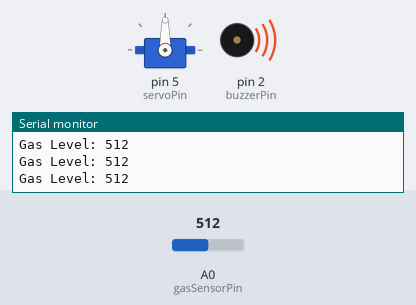
Recording of a sketch running on a simulated Arduino Uno, built with avr-gcc and run on an emulated ATmega328P. Shown: servo, buzzer (waves = sounding, pin HIGH), the last lines printed to the serial monitor. The inputs (shaded band) are chosen by the test bench; at power-on: A0 (gasSensorPin) = 512.

Above: at 1.2 s.
1.3 s: A0 (gasSensorPin) set to 47
2.8 s: A0 (gasSensorPin) set to 40
At 3.9 s:
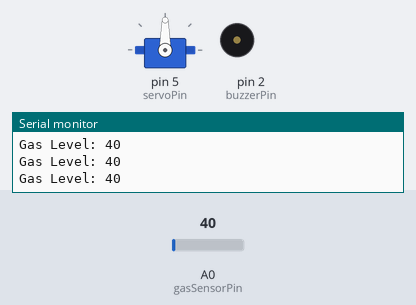
4.3 s: A0 (gasSensorPin) set to 122
At 5.3 s:
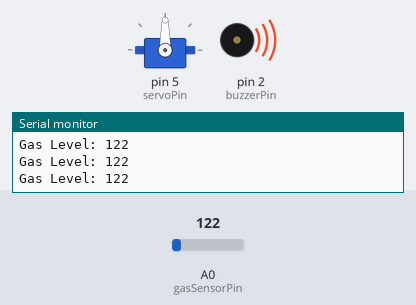
5.8 s: A0 (gasSensorPin) set to 35
At 6.6 s:
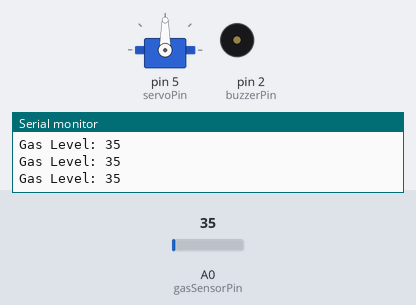
Timing chart, 0 to 8.3 s (numbered marks = the images above; inputs shaded):
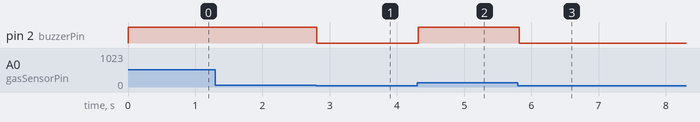

Measured:
- the behaviour switches between 45 and 44 on A0 (gasSensorPin) (found by bisection; images 0 and 1)
- after the input at 2.8 s, pin 2 (buzzerPin): HIGH → LOW at once
- after the input at 4.3 s, pin 2 (buzzerPin): LOW → HIGH at once
- after the input at 5.8 s, pin 2 (buzzerPin): HIGH → LOW at once

The sketch:

MQ_2_servo_uno.ino
```cpp
#include <Servo.h>

// Gas Sensor and Buzzer
const int gasSensorPin = A0; // Connect A0 to the analog output pin of MQ2
const int buzzerPin = 2;     // Connect the buzzer to digital pin 2
const int threshold = 45;    // Threshold value for gas level

// Servo
Servo myServo;               // Create a servo object
const int servoPin = 5;      // Servo connected to pin 5
bool servoAt90 = false;      // Track if the servo is already at 90 degrees

void setup() {
  // Setup for gas sensor and buzzer
  Serial.begin(9600);         // Start the serial monitor
  pinMode(gasSensorPin, INPUT); // Set gas sensor pin as input
  pinMode(buzzerPin, OUTPUT);   // Set buzzer pin as output

  // Setup for servo
  myServo.attach(servoPin);    // Attach servo to pin 5
  myServo.write(0);            // Set servo to its original position (0 degrees)
}

void loop() {
  int gasLevel = analogRead(gasSensorPin); // Read the analog value from the sensor

  Serial.print("Gas Level: ");
  Serial.println(gasLevel); // Display raw analog value

  // Buzzer logic based on gas level
  if (gasLevel >= threshold) {
    digitalWrite(buzzerPin, HIGH); // Turn the buzzer ON

    // Move servo to 90 degrees if not already there
    if (!servoAt90) {
      myServo.write(90);           // Rotate servo to 90 degrees
      servoAt90 = true;            // Update flag
    }
  } else {
    digitalWrite(buzzerPin, LOW);  // Turn the buzzer OFF
    // Servo remains at 90 degrees even when gas level drops
  }

  delay(100); // Short delay for stability
}
```
